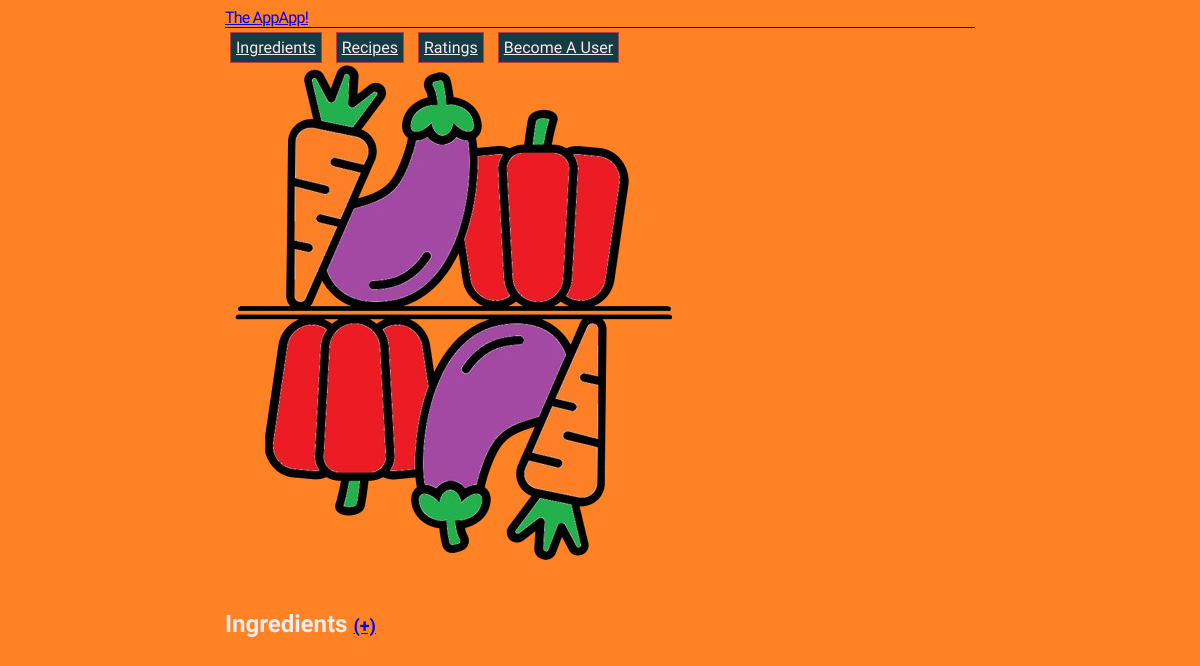
/ingredients, run on an earlier commit of the app's database.
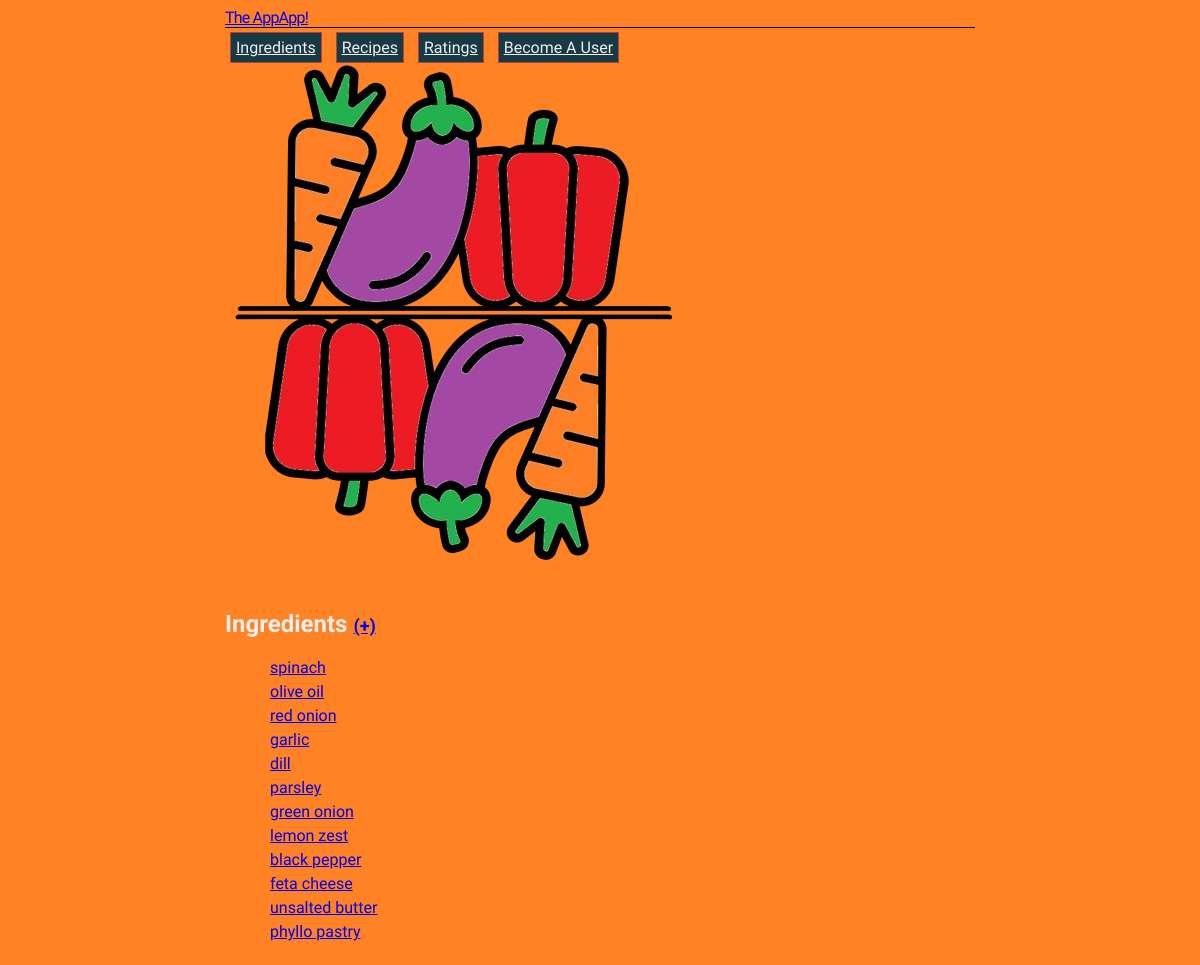
And on a later commit of the database.
### appapp/models.py (models this page shows, shortened)
class Ingredient(models.Model):
    name = models.CharField(max_length=25)
    icon = models.ImageField()
    used_in = models.ForeignKey(Recipe, on_delete=models.RESTRICT, blank=True, null=True)

### appapp/views.py (the view)
# urls.py: path('ingredients', views.ingredient_list, name='ingredient_list'),
def ingredient_list(request):
    ingredients = Ingredient.objects.all()
    return render(request, 'appapp/ingredient_list.html', {'ingredients': ingredients})

### appapp/templates/appapp/ingredient_list.html
{% extends 'appapp/base.html' %} {% block content %}
<img src="../../static/images/ingredients_logo.png">
<h2>Ingredients <a href="{% url 'ingredient_create' %}">(+)</a></h2>
<ul>
    {% for ingredient in ingredients %}
    <li>
        <a href="{% url 'ingredient_detail' pk=ingredient.pk %}">
            {{ ingredient.name }}
        </a>
    </li>
    {% endfor %}
</ul>
{% endblock %}

What changed in the data, as far as the page shows it:
added Ingredient: name "spinach"
added Ingredient: name "olive oil"
added Ingredient: name "red onion"
added Ingredient: name "garlic"
added Ingredient: name "dill"
added Ingredient: name "parsley"
added Ingredient: name "green onion"
added Ingredient: name "lemon zest"
added Ingredient: name "black pepper"
added Ingredient: name "feta cheese"
added Ingredient: name "unsalted butter"
added Ingredient: name "phyllo pastry"
